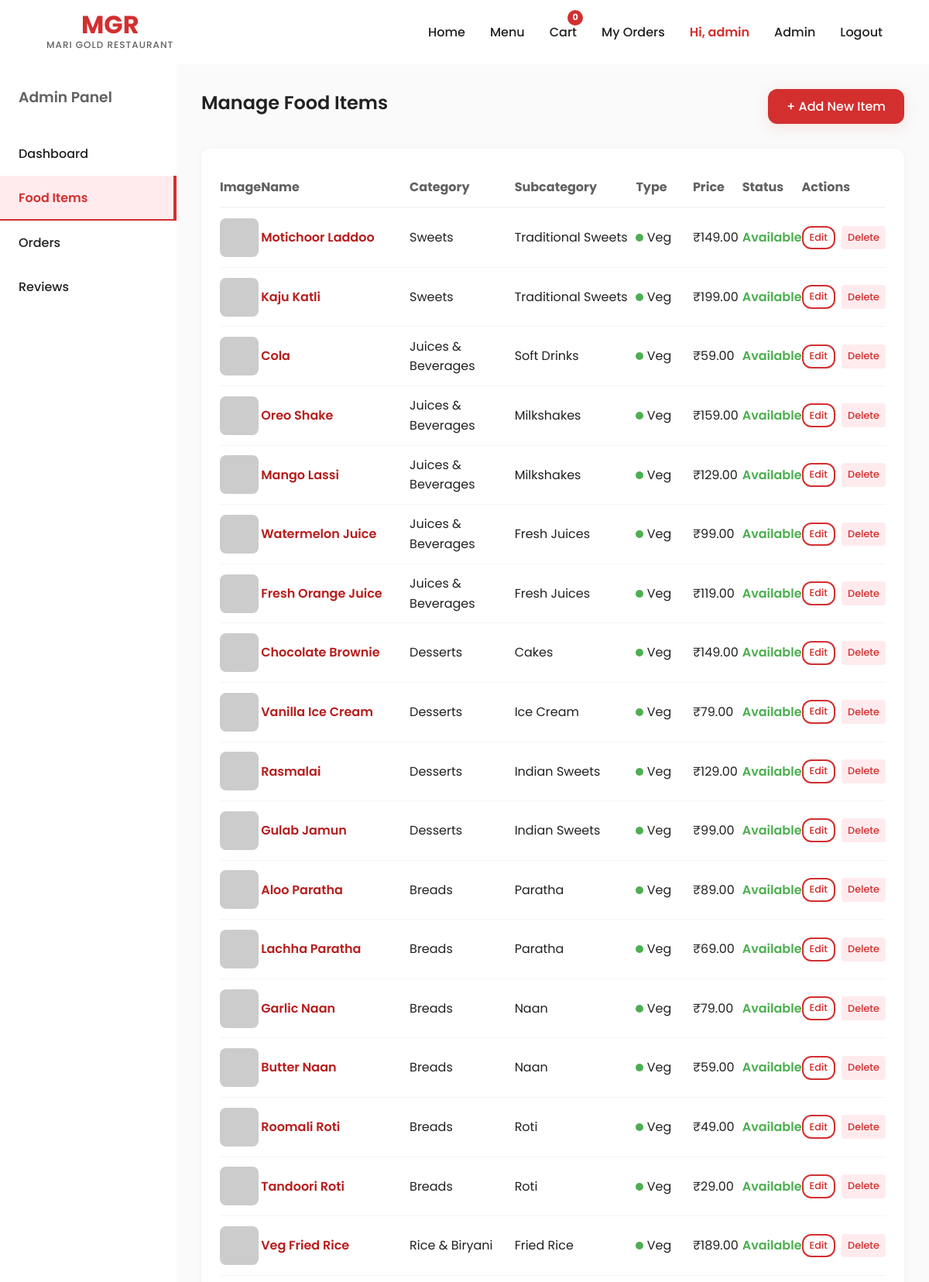
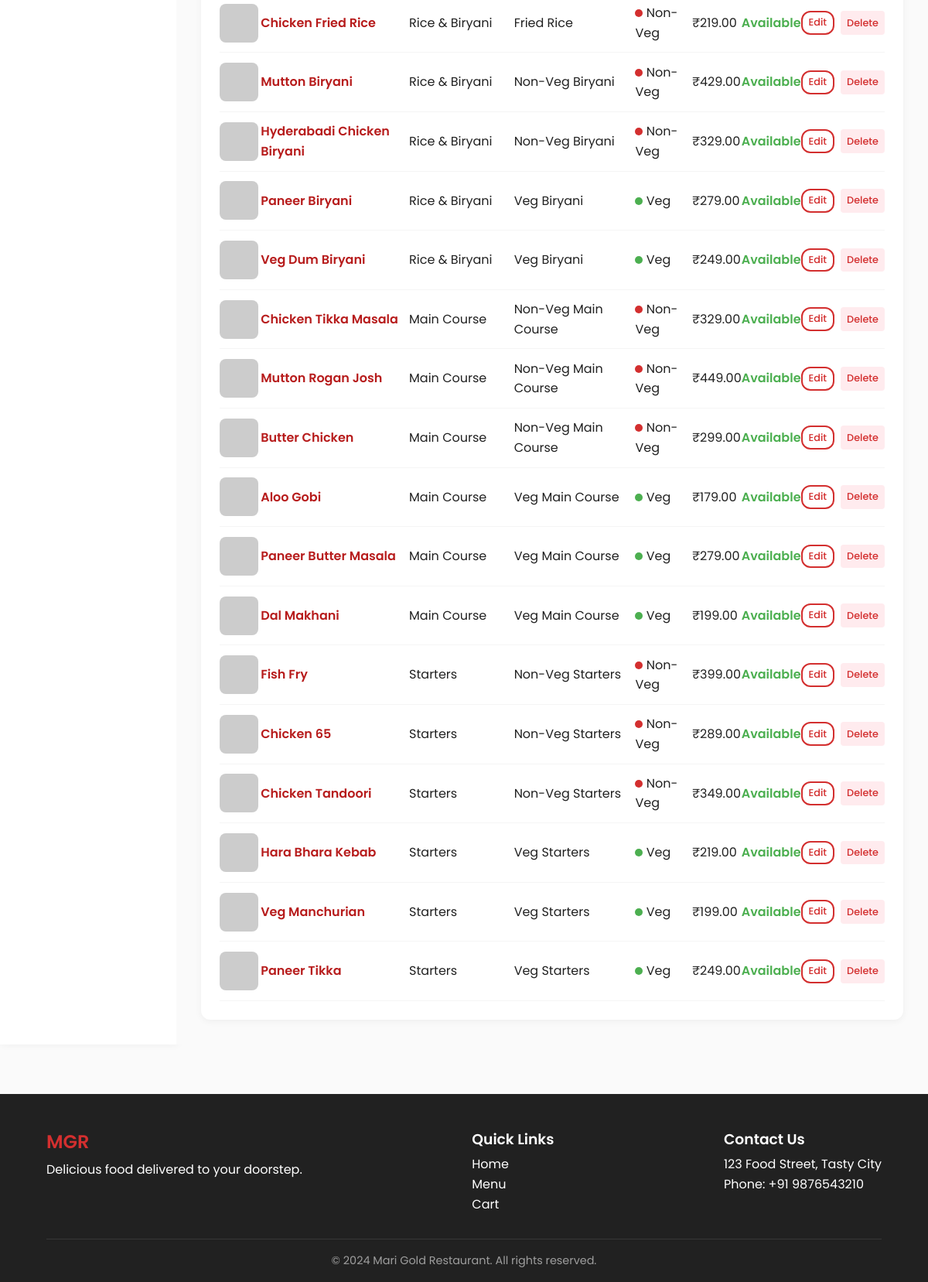
Page /mgr-admin/food/ (signed in) on the committed database (2 pictures, top to bottom).
### store/models.py (models this page shows, shortened)
class FoodItem(models.Model):
    name = models.CharField(max_length=200)
    description = models.TextField(blank=True)
    price = models.DecimalField(max_digits=8, decimal_places=2)
    category = models.ForeignKey(Category, on_delete=models.CASCADE, related_name='items')
    subcategory = models.ForeignKey(SubCategory, on_delete=models.SET_NULL, null=True, blank=True, related_name='items')
    image = models.URLField(blank=True)
    is_veg = models.BooleanField(default=True)
    is_available = models.BooleanField(default=True)
    rating = models.DecimalField(max_digits=2, decimal_places=1, default=4.0)
    prep_time = models.IntegerField(default=20)
    created_at = models.DateTimeField(auto_now_add=True)

class Category(models.Model):
    name = models.CharField(max_length=100)
    slug = models.SlugField(unique=True)
    icon_class = models.CharField(max_length=50, blank=True)
    display_order = models.IntegerField(default=0)

class SubCategory(models.Model):
    name = models.CharField(max_length=100)
    slug = models.SlugField()
    category = models.ForeignKey(Category, on_delete=models.CASCADE, related_name='subcategories')
    display_order = models.IntegerField(default=0)

### store/views.py (the view)
    def wrapper(request, *args, **kwargs):
        if not request.user.is_authenticated or not request.user.is_staff:
            return redirect('login')
        return view_func(request, *args, **kwargs)

### store/views.py (called while the page is built)
def staff_required(view_func):
    def wrapper(request, *args, **kwargs):
        if not request.user.is_authenticated or not request.user.is_staff:
            return redirect('login')
        return view_func(request, *args, **kwargs)
    return wrapper

@staff_required
def admin_food_list(request):
    items = FoodItem.objects.all().order_by('-created_at')
    return render(request, 'store/admin/food_list.html', {'items': items})

### store/templates/store/admin/food_list.html (shortened to what this page needs)
{% extends 'store/base.html' %}
{% block content %}
<div style="display: flex; min-height: 80vh;">
    <aside style="width: 250px; background: var(--mgr-white); box-shadow: 2px 0 10px rgba(0,0,0,0.05); padding: 2rem 0;">
        <h3 style="padding: 0 1.5rem; margin-bottom: 2rem; color: var(--mgr-gray-dark);">Admin Panel</h3>
        <ul style="display: flex; flex-direction: column;">
            <li><a href="{% url 'admin_dashboard' %}" class="nav-item" style="display:block; padding: 1rem 1.5rem;">Dashboard</a></li>
            <li><a href="{% url 'admin_food_list' %}" class="nav-item active" style="display:block; padding: 1rem 1.5rem; font-weight:600; color:var(--mgr-red); border-right: 4px solid var(--mgr-red); background: var(--mgr-red-bg);">Food Items</a></li>
            <li><a href="{% url 'admin_orders' %}" class="nav-item" style="display:block; padding: 1rem 1.5rem;">Orders</a></li>
            <li><a href="{% url 'admin_reviews' %}" class="nav-item" style="display:block; padding: 1rem 1.5rem;">Reviews</a></li>
        </ul>
    </aside>
    <div style="flex-grow: 1; padding: 2rem; background: var(--mgr-gray-lightest);">
        <div style="display: flex; justify-content: space-between; align-items: center; margin-bottom: 2rem;">
            <h2 style="color: var(--mgr-dark);">Manage Food Items</h2>
            <a href="{% url 'admin_food_add' %}" class="btn btn-primary">+ Add New Item</a>
        </div>
        <div style="background: var(--mgr-white); padding: 1.5rem; border-radius: var(--mgr-radius); box-shadow: 0 2px 10px rgba(0,0,0,0.05);">
            <table style="width: 100%; border-collapse: collapse;">
                <thead>
                    <tr style="text-align: left; border-bottom: 2px solid var(--mgr-gray-light); color: var(--mgr-gray-dark);">
                        <th style="padding: 0.8rem 0;">Image</th>
                        <th>Name</th>
                        <th>Category</th>
                        <th>Subcategory</th>
                        <th>Type</th>
                        <th>Price</th>
                        <th>Status</th>
                        <th>Actions</th>
                    </tr>
                </thead>
                <tbody>
                    {% for item in items %}
                    <tr style="border-bottom: 1px solid var(--mgr-gray-light);">
                        <td style="padding: 0.8rem 0;">
                            {% if item.image %}
                                <img src="{{ item.image }}" alt="{{ item.name }}" style="width:50px; height:50px; border-radius:8px; object-fit:cover;" onerror="this.onerror=null;this.src='https://placehold.co/50x50/D32F2F/FFFFFF?text=Food'">
                            {% else %}
                                <img src="https://placehold.co/50x50/D32F2F/FFFFFF?text=Food" alt="food" style="width:50px; height:50px; border-radius:8px; object-fit:cover;">
                            {% endif %}
                        </td>
                        <td style="font-weight: 600; color: var(--mgr-red-dark);">{{ item.name }}</td>
                        <td>{{ item.category.name }}</td>
                        <td>{{ item.subcategory.name|default:"-" }}</td>
                        <td>
                            {% if item.is_veg %}
                                <span class="veg-dot veg"></span> Veg
                            {% else %}
                                <span class="veg-dot non-veg"></span> Non-Veg
                            {% endif %}
                        </td>
                        <td>₹{{ item.price }}</td>
                        <td>
                            {% if item.is_available %}
                                <span style="color: #4CAF50; font-weight: 600;">Available</span>
                            {% else %}
                                <span style="color: var(--mgr-gray); font-weight: 600;">Unavailable</span>
                            {% endif %}
                        </td>
                        <td>
                            <div style="display: flex; gap: 0.5rem;">
                                <a href="{% url 'admin_food_edit' item.id %}" class="btn btn-outline" style="padding: 0.2rem 0.5rem; font-size: 0.8rem; text-decoration: none;">Edit</a>
                                <button class="btn" style="background:#FFEbee; color:var(--mgr-red); padding: 0.2rem 0.5rem; font-size: 0.8rem; cursor: pointer; border: none; border-radius: 4px;" onclick="if(confirm('Are you sure you want to delete this food item?')) { document.getElementById('delete-form-{{ item.id }}').submit(); }">Delete</button>
                            </div>
                        </td>
                    </tr>
                    {% empty %}
                    <tr>
                        <td colspan="8" style="padding: 2rem; text-align: center; color: var(--mgr-gray-dark);">No food items found in the menu. Click "+ Add New Item" to create one.</td>
                    </tr>
                    {% endfor %}
                </tbody>
            </table>
        </div>
    </div>
</div>
{% endblock %}

### store/templates/store/base.html (shortened to what this page needs)
<!DOCTYPE html>
<html lang="en">
<head>
    {% load static %}
    <link rel="stylesheet" href="{% static 'store/css/mgr_theme.css' %}">
</head>
<body>
    <nav class="navbar" id="navbar">
        <a href="{% url 'home' %}" class="nav-brand">
            <h1>MGR</h1>
            <span>Mari Gold Restaurant</span>
        </a>
        <ul class="nav-links" id="navLinks">
            <li><a href="{% url 'home' %}" class="nav-item">Home</a></li>
            <li><a href="{% url 'menu' %}" class="nav-item">Menu</a></li>
            <li>
                <a href="{% url 'cart' %}" class="nav-item cart-icon-wrapper">
                    Cart
                    <span class="cart-badge" id="cartBadge">0</span>
                </a>
            </li>
            {% if user.is_authenticated %}
                <li><a href="{% url 'order_history' %}" class="nav-item">My Orders</a></li>
                <li><a href="#" class="nav-item" style="font-weight:600; color:var(--mgr-red);">Hi, {{ user.username }}</a></li>
                {% if user.is_staff %}
                    <li><a href="{% url 'admin_dashboard' %}" class="nav-item">Admin</a></li>
                {% endif %}
                <li><a href="{% url 'logout' %}" class="nav-item">Logout</a></li>
            {% else %}
                <li><a href="{% url 'login' %}" class="nav-item">Login / Register</a></li>
            {% endif %}
        </ul>
    </nav>
    <main>
        {% block content %}{% endblock %}
    </main>
    <footer class="footer">
        <div class="footer-content">
            <div class="footer-section">
                <h2 style="color: var(--mgr-red);">MGR</h2>
                <p>Delicious food delivered to your doorstep.</p>
            </div>
            <div class="footer-section">
                <h3>Quick Links</h3>
                <ul style="list-style: none; padding:0;">
                    <li><a href="{% url 'home' %}">Home</a></li>
                    <li><a href="{% url 'menu' %}">Menu</a></li>
                    <li><a href="{% url 'cart' %}">Cart</a></li>
                </ul>
            </div>
            <div class="footer-section">
                <h3>Contact Us</h3>
                <p>123 Food Street, Tasty City</p>
                <p>Phone: +91 9876543210</p>
            </div>
        </div>
        <div class="footer-bottom">
            &copy; 2024 Mari Gold Restaurant. All rights reserved.
        </div>
    </footer>
</body>
</html>

### store/static/store/css/mgr_theme.css (style rules this page uses)
:root { --mgr-red: #D32F2F; --mgr-red-dark: #B71C1C; --mgr-red-light: #EF5350; --mgr-red-bg: #FFEBEE; --mgr-white: #FFFFFF; --mgr-off-white: #FFF5F5; --mgr-gray-lightest: #FAFAFA; --mgr-gray-light: #F5F5F5; --mgr-gray: #9E9E9E; --mgr-gray-dark: #616161; --mgr-dark: #212121; --mgr-shadow: 0 4px 20px rgba(211, 47, 47, 0.12); --mgr-shadow-hover: 0 8px 30px rgba(211, 47, 47, 0.2); --mgr-transition: all 0.3s cubic-bezier(0.4, 0, 0.2, 1); --mgr-radius: 12px; }
*, *::before, *::after { box-sizing: border-box; margin: 0; padding: 0; }
body { font-family: 'Poppins', sans-serif; color: var(--mgr-dark); background-color: var(--mgr-gray-lightest); line-height: 1.6; overflow-x: hidden; }
a { text-decoration: none; color: inherit; transition: var(--mgr-transition); }
ul { list-style: none; }
img { max-width: 100%; height: auto; display: block; }
h1, h2, h3, h4, h5, h6 { font-weight: 600; line-height: 1.2; margin-bottom: 0.5rem; }
.btn { display: inline-flex; align-items: center; justify-content: center; padding: 0.6rem 1.5rem; font-weight: 500; border-radius: var(--mgr-radius); border: none; cursor: pointer; transition: var(--mgr-transition); text-align: center; font-family: 'Poppins', sans-serif; }
.btn-primary { background-color: var(--mgr-red); color: var(--mgr-white); box-shadow: var(--mgr-shadow); }
.btn-outline { background-color: var(--mgr-white); color: var(--mgr-red); border: 2px solid var(--mgr-red); }
.navbar { background-color: var(--mgr-white); position: sticky; top: 0; z-index: 1000; padding: 1rem 5%; display: flex; justify-content: space-between; align-items: center; transition: var(--mgr-transition); }
.nav-brand { display: flex; flex-direction: column; align-items: center; }
.nav-brand h1 { font-size: 2rem; font-weight: 700; color: var(--mgr-red); margin: 0; line-height: 1; }
.nav-brand span { font-size: 0.75rem; color: var(--mgr-gray-dark); font-weight: 500; letter-spacing: 1px; text-transform: uppercase; }
.nav-links { display: flex; align-items: center; gap: 2rem; }
.nav-item { font-weight: 500; position: relative; padding: 0.5rem 0; }
.nav-item::after { content: ''; position: absolute; bottom: 0; left: 0; width: 0; height: 2px; background-color: var(--mgr-red); transition: var(--mgr-transition); }
.nav-item:hover::after, .nav-item.active::after { width: 100%; }
.cart-icon-wrapper { position: relative; display: flex; align-items: center; }
.cart-badge { position: absolute; top: -8px; right: -8px; background-color: var(--mgr-red); color: var(--mgr-white); font-size: 0.7rem; font-weight: 700; width: 20px; height: 20px; border-radius: 50%; display: flex; align-items: center; justify-content: center; animation: bounceIn 0.5s ease; }
.veg-dot { width: 10px; height: 10px; border-radius: 50%; display: inline-block; }
.veg-dot.veg { background-color: #4CAF50; }
.veg-dot.non-veg { background-color: var(--mgr-red); }
.footer { background: var(--mgr-dark); color: var(--mgr-white); padding: 3rem 5% 1rem; margin-top: 4rem; }
.footer-content { display: flex; justify-content: space-between; flex-wrap: wrap; gap: 2rem; margin-bottom: 2rem; }
.footer-bottom { text-align: center; padding-top: 1rem; border-top: 1px solid rgba(255,255,255,0.1); font-size: 0.9rem; color: var(--mgr-gray); }

### rows in the picture
FoodItem: name "Motichoor Laddoo", category.name "Sweets", subcategory.name "Traditional Sweets", is_veg True (drawn), price "149.00", is_available "Available"
FoodItem: name "Kaju Katli", category.name "Sweets", subcategory.name "Traditional Sweets", is_veg True (drawn), price "199.00", is_available "Available"
FoodItem: name "Cola", category.name "Juices & Beverages", subcategory.name "Soft Drinks", is_veg True (drawn), price "59.00", is_available "Available"
FoodItem: name "Oreo Shake", category.name "Juices & Beverages", subcategory.name "Milkshakes", is_veg True (drawn), price "159.00", is_available "Available"
FoodItem: name "Mango Lassi", category.name "Juices & Beverages", subcategory.name "Milkshakes", is_veg True (drawn), price "129.00", is_available "Available"
FoodItem: name "Watermelon Juice", category.name "Juices & Beverages", subcategory.name "Fresh Juices", is_veg True (drawn), price "99.00", is_available "Available"
FoodItem: name "Fresh Orange Juice", category.name "Juices & Beverages", subcategory.name "Fresh Juices", is_veg True (drawn), price "119.00", is_available "Available"
FoodItem: name "Chocolate Brownie", category.name "Desserts", subcategory.name "Cakes", is_veg True (drawn), price "149.00", is_available "Available"
FoodItem: name "Vanilla Ice Cream", category.name "Desserts", subcategory.name "Ice Cream", is_veg True (drawn), price "79.00", is_available "Available"
FoodItem: name "Rasmalai", category.name "Desserts", subcategory.name "Indian Sweets", is_veg True (drawn), price "129.00", is_available "Available"
FoodItem: name "Gulab Jamun", category.name "Desserts", subcategory.name "Indian Sweets", is_veg True (drawn), price "99.00", is_available "Available"
FoodItem: name "Aloo Paratha", category.name "Breads", subcategory.name "Paratha", is_veg True (drawn), price "89.00", is_available "Available"
FoodItem: name "Lachha Paratha", category.name "Breads", subcategory.name "Paratha", is_veg True (drawn), price "69.00", is_available "Available"
FoodItem: name "Garlic Naan", category.name "Breads", subcategory.name "Naan", is_veg True (drawn), price "79.00", is_available "Available"
FoodItem: name "Butter Naan", category.name "Breads", subcategory.name "Naan", is_veg True (drawn), price "59.00", is_available "Available"
FoodItem: name "Roomali Roti", category.name "Breads", subcategory.name "Roti", is_veg True (drawn), price "49.00", is_available "Available"
FoodItem: name "Tandoori Roti", category.name "Breads", subcategory.name "Roti", is_veg True (drawn), price "29.00", is_available "Available"
FoodItem: name "Veg Fried Rice", category.name "Rice & Biryani", subcategory.name "Fried Rice", is_veg True (drawn), price "189.00", is_available "Available"
FoodItem: name "Chicken Fried Rice", category.name "Rice & Biryani", subcategory.name "Fried Rice", is_veg False (drawn), price "219.00", is_available "Available"
FoodItem: name "Mutton Biryani", category.name "Rice & Biryani", subcategory.name "Non-Veg Biryani", is_veg False (drawn), price "429.00", is_available "Available"
FoodItem: name "Hyderabadi Chicken Biryani", category.name "Rice & Biryani", subcategory.name "Non-Veg Biryani", is_veg False (drawn), price "329.00", is_available "Available"
FoodItem: name "Paneer Biryani", category.name "Rice & Biryani", subcategory.name "Veg Biryani", is_veg True (drawn), price "279.00", is_available "Available"
FoodItem: name "Veg Dum Biryani", category.name "Rice & Biryani", subcategory.name "Veg Biryani", is_veg True (drawn), price "249.00", is_available "Available"
FoodItem: name "Chicken Tikka Masala", category.name "Main Course", subcategory.name "Non-Veg Main Course", is_veg False (drawn), price "329.00", is_available "Available"
FoodItem: name "Mutton Rogan Josh", category.name "Main Course", subcategory.name "Non-Veg Main Course", is_veg False (drawn), price "449.00", is_available "Available"
FoodItem: name "Butter Chicken", category.name "Main Course", subcategory.name "Non-Veg Main Course", is_veg False (drawn), price "299.00", is_available "Available"
FoodItem: name "Aloo Gobi", category.name "Main Course", subcategory.name "Veg Main Course", is_veg True (drawn), price "179.00", is_available "Available"
FoodItem: name "Paneer Butter Masala", category.name "Main Course", subcategory.name "Veg Main Course", is_veg True (drawn), price "279.00", is_available "Available"
FoodItem: name "Dal Makhani", category.name "Main Course", subcategory.name "Veg Main Course", is_veg True (drawn), price "199.00", is_available "Available"
FoodItem: name "Fish Fry", category.name "Starters", subcategory.name "Non-Veg Starters", is_veg False (drawn), price "399.00", is_available "Available"
FoodItem: name "Chicken 65", category.name "Starters", subcategory.name "Non-Veg Starters", is_veg False (drawn), price "289.00", is_available "Available"
FoodItem: name "Chicken Tandoori", category.name "Starters", subcategory.name "Non-Veg Starters", is_veg False (drawn), price "349.00", is_available "Available"
FoodItem: name "Hara Bhara Kebab", category.name "Starters", subcategory.name "Veg Starters", is_veg True (drawn), price "219.00", is_available "Available"
FoodItem: name "Veg Manchurian", category.name "Starters", subcategory.name "Veg Starters", is_veg True (drawn), price "199.00", is_available "Available"
FoodItem: name "Paneer Tikka", category.name "Starters", subcategory.name "Veg Starters", is_veg True (drawn), price "249.00", is_available "Available"

### other values in the picture
{{ user.username }} "admin"
